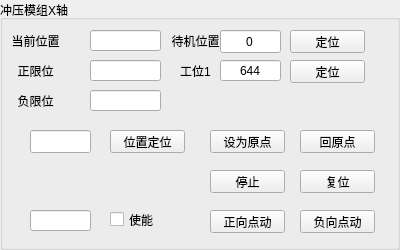
    <widget class="QGroupBox" name="Axi3">
     <property name="geometry">
      <rect>
       <x>530</x>
       <y>0</y>
       <width>400</width>
       <height>250</height>
      </rect>
     </property>
     <property name="minimumSize">
      <size>
       <width>400</width>
       <height>250</height>
      </size>
     </property>
     <property name="maximumSize">
      <size>
       <width>400</width>
       <height>250</height>
      </size>
     </property>
     <property name="title">
      <string>冲压模组X轴</string>
     </property>
     <widget class="QPushButton" name="btn_Axi_SetPosition_3">
      <property name="geometry">
       <rect>
        <x>110</x>
        <y>130</y>
        <width>75</width>
        <height>23</height>
       </rect>
      </property>
      <property name="text">
       <string>位置定位</string>
      </property>
     </widget>
     <widget class="QPushButton" name="btn_Axi_Reset_3">
      <property name="geometry">
       <rect>
        <x>300</x>
        <y>170</y>
        <width>75</width>
        <height>23</height>
       </rect>
      </property>
      <property name="text">
       <string>复位</string>
      </property>
     </widget>
     <widget class="QPushButton" name="btn_Axi_Stop_3">
      <property name="geometry">
       <rect>
        <x>210</x>
        <y>170</y>
        <width>75</width>
        <height>23</height>
       </rect>
      </property>
      <property name="text">
       <string>停止</string>
      </property>
     </widget>
     <widget class="QPushButton" name="btn_Axi_GoHome_3">
      <property name="geometry">
       <rect>
        <x>300</x>
        <y>130</y>
        <width>75</width>
        <height>23</height>
       </rect>
      </property>
      <property name="text">
       <string>回原点</string>
      </property>
     </widget>
     <widget class="QLineEdit" name="lineEdit_Axi_SetPosition_3">
      <property name="geometry">
       <rect>
        <x>30</x>
        <y>130</y>
        <width>61</width>
        <height>23</height>
       </rect>
      </property>
      <property name="text">
       <string/>
      </property>
      <property name="alignment">
       <set>Qt::AlignCenter</set>
      </property>
     </widget>
     <widget class="QPushButton" name="btn_Axi_SetHome_3">
      <property name="geometry">
       <rect>
        <x>210</x>
        <y>130</y>
        <width>75</width>
        <height>23</height>
       </rect>
      </property>
      <property name="text">
       <string>设为原点</string>
      </property>
     </widget>
     <widget class="QLineEdit" name="lineEdit_AxiStatus_3">
      <property name="geometry">
       <rect>
        <x>90</x>
        <y>30</y>
        <width>71</width>
        <height>21</height>
       </rect>
      </property>
      <property name="text">
       <string/>
      </property>
      <property name="alignment">
       <set>Qt::AlignCenter</set>
      </property>
     </widget>
     <widget class="QLabel" name="label_Axi_CurPositon_3">
      <property name="geometry">
       <rect>
        <x>-10</x>
        <y>30</y>
        <width>91</width>
        <height>21</height>
       </rect>
      </property>
      <property name="text">
       <string>当前位置</string>
      </property>
      <property name="alignment">
       <set>Qt::AlignCenter</set>
      </property>
     </widget>
     <widget class="QLineEdit" name="lineEdit_AxiPosLimit_3">
      <property name="geometry">
       <rect>
        <x>90</x>
        <y>60</y>
        <width>71</width>
        <height>21</height>
       </rect>
      </property>
      <property name="text">
       <string/>
      </property>
      <property name="alignment">
       <set>Qt::AlignCenter</set>
      </property>
     </widget>
     <widget class="QLabel" name="label_Axi_PosLimit_3">
      <property name="geometry">
       <rect>
        <x>-10</x>
        <y>60</y>
        <width>91</width>
        <height>21</height>
       </rect>
      </property>
      <property name="text">
       <string>正限位</string>
      </property>
      <property name="alignment">
       <set>Qt::AlignCenter</set>
      </property>
     </widget>
     <widget class="QLineEdit" name="lineEdit_AxiNegLimit_3">
      <property name="geometry">
       <rect>
        <x>90</x>
        <y>90</y>
        <width>71</width>
        <height>21</height>
       </rect>
      </property>
      <property name="text">
       <string/>
      </property>
      <property name="alignment">
       <set>Qt::AlignCenter</set>
      </property>
     </widget>
     <widget class="QLabel" name="label_Axi_NegLimit_3">
      <property name="geometry">
       <rect>
        <x>-10</x>
        <y>90</y>
        <width>91</width>
        <height>21</height>
       </rect>
      </property>
      <property name="text">
       <string>负限位</string>
      </property>
      <property name="alignment">
       <set>Qt::AlignCenter</set>
      </property>
     </widget>
     <widget class="QLineEdit" name="lineEdit_Axi_Enable_3">
      <property name="geometry">
       <rect>
        <x>30</x>
        <y>210</y>
        <width>61</width>
        <height>21</height>
       </rect>
      </property>
      <property name="text">
       <string/>
      </property>
      <property name="alignment">
       <set>Qt::AlignCenter</set>
      </property>
     </widget>
     <widget class="QPushButton" name="btn_Axi3_SetWorkPostion_1">
      <property name="geometry">
       <rect>
        <x>290</x>
        <y>60</y>
        <width>75</width>
        <height>23</height>
       </rect>
      </property>
      <property name="text">
       <string>定位</string>
      </property>
     </widget>
     <widget class="QLineEdit" name="lineEdit_Axi3_Standby">
      <property name="geometry">
       <rect>
        <x>220</x>
        <y>30</y>
        <width>61</width>
        <height>23</height>
       </rect>
      </property>
      <property name="text">
       <string>0</string>
      </property>
      <property name="alignment">
       <set>Qt::AlignCenter</set>
      </property>
     </widget>
     <widget class="QPushButton" name="btn_Axi3_SetStandbyPosition">
      <property name="geometry">
       <rect>
        <x>290</x>
        <y>30</y>
        <width>75</width>
        <height>23</height>
       </rect>
      </property>
      <property name="text">
       <string>定位</string>
      </property>
     </widget>
     <widget class="QLabel" name="label_Axi3_WorkStation_1">
      <property name="geometry">
       <rect>
        <x>150</x>
        <y>60</y>
        <width>91</width>
        <height>21</height>
       </rect>
      </property>
      <property name="text">
       <string>工位1</string>
      </property>
      <property name="alignment">
       <set>Qt::AlignCenter</set>
      </property>
     </widget>
     <widget class="QLineEdit" name="lineEdit_Axi3_WorkStation_1">
      <property name="geometry">
       <rect>
        <x>220</x>
        <y>60</y>
        <width>61</width>
        <height>21</height>
       </rect>
      </property>
      <property name="text">
       <string>644</string>
      </property>
      <property name="alignment">
       <set>Qt::AlignCenter</set>
      </property>
     </widget>
     <widget class="QLabel" name="label_Axi3_Standby">
      <property name="geometry">
       <rect>
        <x>150</x>
        <y>30</y>
        <width>91</width>
        <height>21</height>
       </rect>
      </property>
      <property name="text">
       <string>待机位置</string>
      </property>
      <property name="alignment">
       <set>Qt::AlignCenter</set>
      </property>
     </widget>
     <widget class="QCheckBox" name="check_Axi_Enable_3">
      <property name="geometry">
       <rect>
        <x>110</x>
        <y>210</y>
        <width>61</width>
        <height>19</height>
       </rect>
      </property>
      <property name="sizePolicy">
       <sizepolicy hsizetype="Minimum" vsizetype="Fixed">
        <horstretch>0</horstretch>
        <verstretch>0</verstretch>
       </sizepolicy>
      </property>
      <property name="text">
       <string>使能</string>
      </property>
     </widget>
     <widget class="QPushButton" name="btn_Axi_Jog_Neg_3">
      <property name="geometry">
       <rect>
        <x>300</x>
        <y>210</y>
        <width>75</width>
        <height>23</height>
       </rect>
      </property>
      <property name="text">
       <string>负向点动</string>
      </property>
     </widget>
     <widget class="QPushButton" name="btn_Axi_Jog_Pos_3">
      <property name="geometry">
       <rect>
        <x>210</x>
        <y>210</y>
        <width>75</width>
        <height>23</height>
       </rect>
      </property>
      <property name="text">
       <string>正向点动</string>
      </property>
     </widget>
    </widget>
